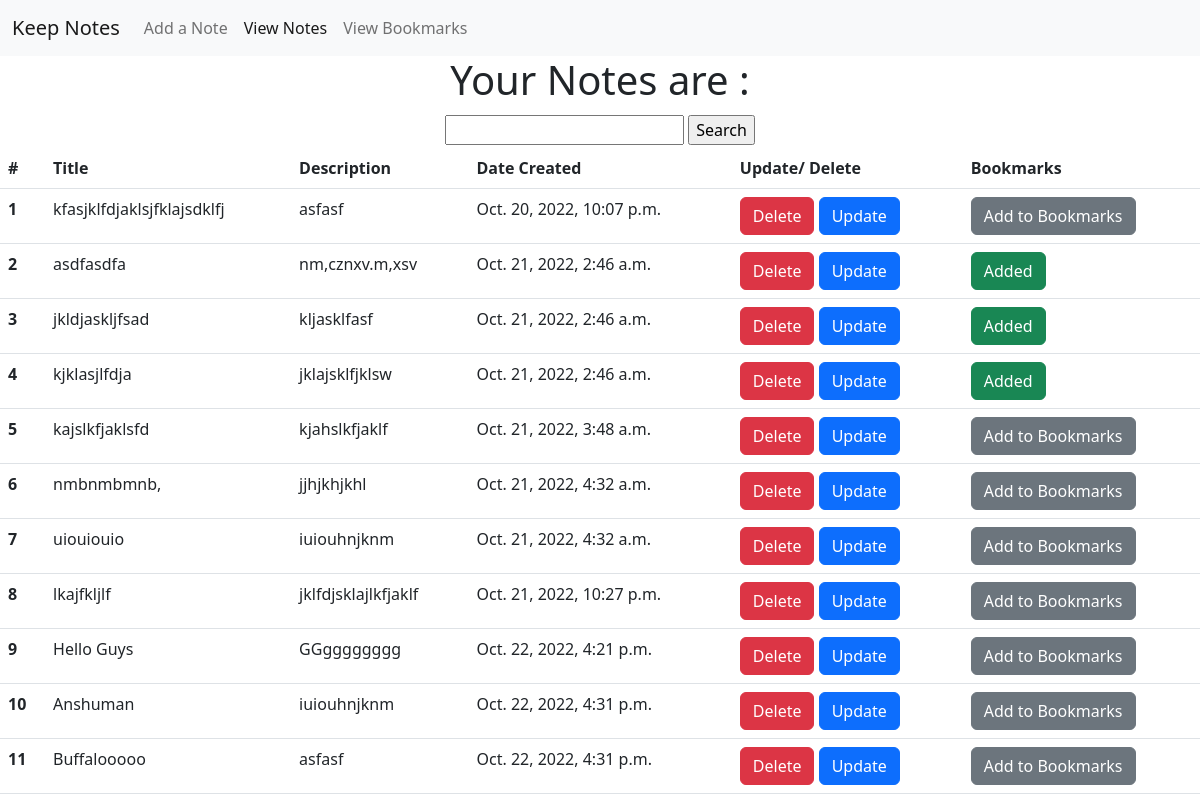
The app's page /list, older data.
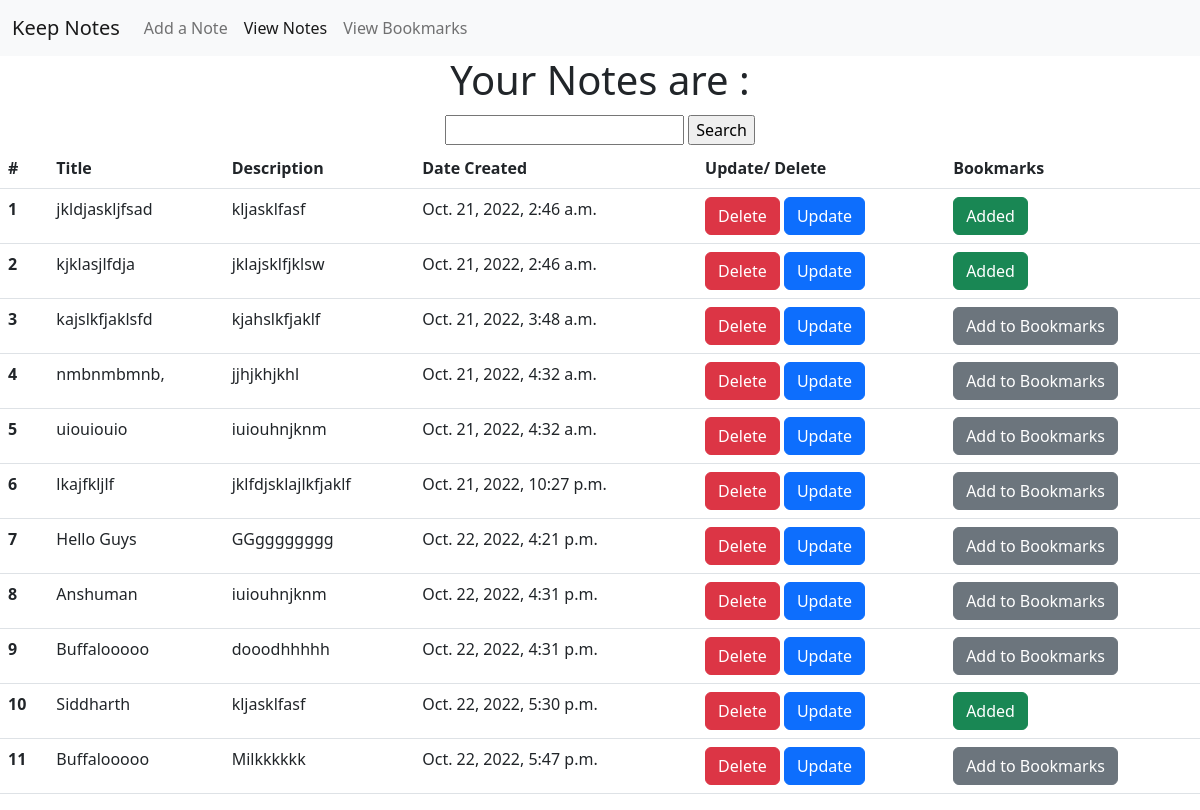
The same page, newer data.
### base/models.py (models this page shows, shortened)
class Addnote(models.Model):
    noteTitle = models.CharField(max_length=30)
    noteDesc = models.TextField(max_length=200)
    time= models.DateTimeField(auto_now_add= True)
    bookmark = models.IntegerField(default=0)

### base/views.py (the view)
# urls.py: path('list',views.list, name='list'),
def list(request):
    search_input = request.GET.get('search-area') or ""
    allNotes = Addnote.objects.filter(noteTitle__startswith=search_input)
    list={'list': allNotes, 'search_input': search_input}
    return(render(request,'list.html', list))

### templates/list.html (shortened to what this page needs)
<!DOCTYPE html>
<html lang="en">
<head>
    <link href="https://cdn.jsdelivr.net/npm/bootstrap@5.2.2/dist/css/bootstrap.min.css" rel="stylesheet"
>
</head>
<body>
    <nav class="navbar navbar-expand-lg bg-light">
        <div class="container-fluid">
            <a class="navbar-brand" href="#">Keep Notes</a>
            <div class="collapse navbar-collapse" id="navbarNav">
                <ul class="navbar-nav">
                    <li class="nav-item">
                        <a class="nav-link" aria-current="page" href="/">Add a Note</a>
                    </li>
                    <li class="nav-item">
                        <a class="nav-link active" href="/list">View Notes</a>
                    </li>
                    <li class="nav-item">
                        <a class="nav-link" href="/viewbookmarks">View Bookmarks</a>
                    </li>
                </ul>
            </div>
        </div>
    </nav>
    <div id="main">
        <h1 style="text-align: center;">Your Notes are : </h1>
        <form method="GET" style="text-align:center; padding: 3px; margin-top: 2px;">
            <input type="text" name="search-area" value="{{search_input}}">
            <input type="submit" value="Search">
        </form>
        <table class="table">
            <thead>
                <tr>
                    <th scope="col">#</th>
                    <th scope="col">Title</th>
                    <th scope="col">Description</th>
                    <th scope="col">Date Created</th>
                    <th scope="col">Update/ Delete</th>
                    <th scope="col">Bookmarks</th>
                </tr>
            </thead>
            <tbody>
                {%for notes in list%}
                <tr>
                    <th scope="row">{{forloop.counter}}</th>
                    <td>{{notes.noteTitle}}</td>
                    <td>{{notes.noteDesc}}</td>
                    <td>{{notes.time}}</td>
                    <td>
                        <a href="delete_note/{{notes.id}}" class="btn btn-danger">Delete</a>
                        <a href="update_note/{{notes.id}}" class="btn btn-primary">Update</a>
                    </td>
                    <td>
                        {%if notes.bookmark == 0 %}
                            <a href="/bookmark/{{notes.id}}" class="btn btn-secondary">Add to Bookmarks</a>
                        {%else%}
                            <a href="/bookmark/{{notes.id}}" class="btn btn-success">Added</a>
                        {%endif%}
                    </td>
                </tr>
                {%endfor%}
            </tbody>
        </table>
    </div>
</body>
</html>

Row changes from the older to the newer data that the page shows:
removed Addnote: noteTitle "kfasjklfdjaklsjfklajsdklfj", noteDesc "asfasf", time "Oct. 20, 2022, 10:07 p.m."
removed Addnote: noteTitle "asdfasdfa", noteDesc "nm,cznxv.m,xsv", time "Oct. 21, 2022, 2:46 a.m."
changed Addnote: noteDesc "asfasf" → "dooodhhhhh"
added Addnote: noteTitle "Siddharth", noteDesc "kljasklfasf", time "Oct. 22, 2022, 5:30 p.m."
added Addnote: noteTitle "Buffalooooo", noteDesc "Milkkkkkk", time "Oct. 22, 2022, 5:47 p.m."
